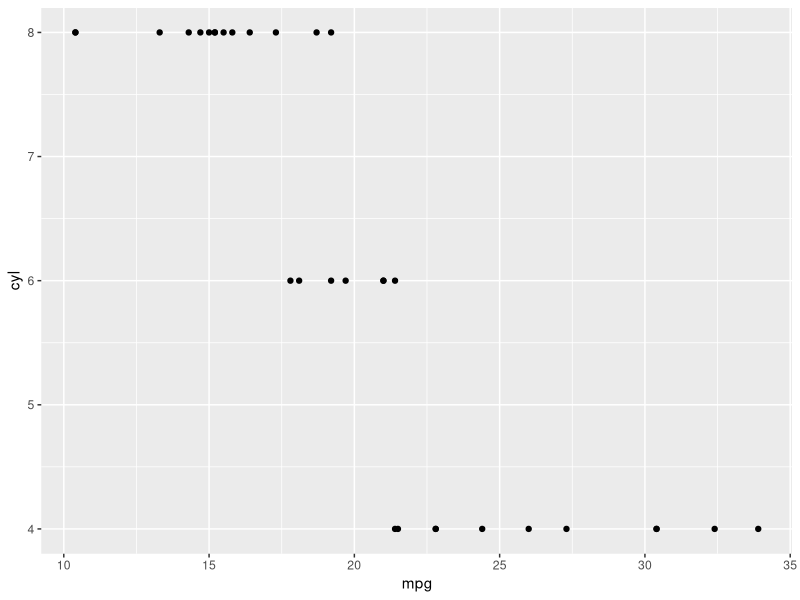
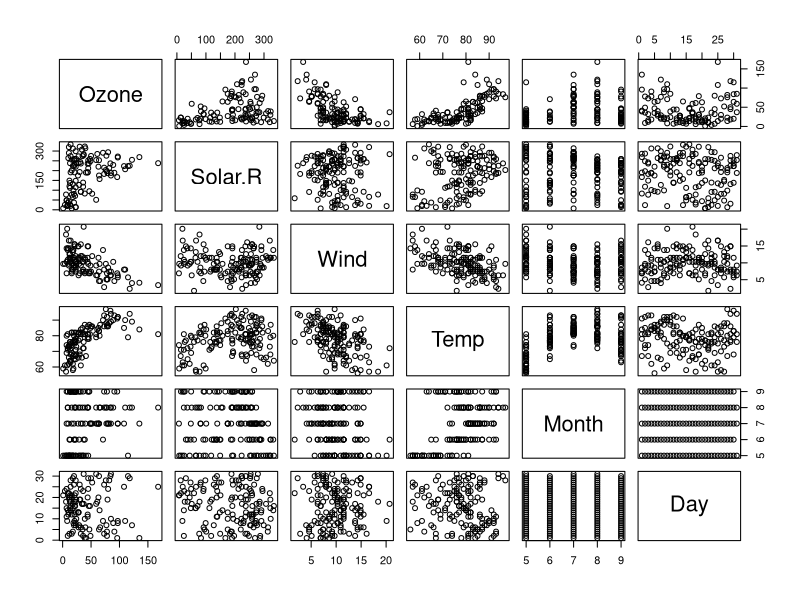

Here is the R script that generated these plots, in order:
## ---- chunk 1
knitr::opts_chunk$set(echo = TRUE)

library(tidyverse)
ggplot(mtcars , aes(x= mpg , y= cyl))+
  geom_point()

## ---- chunk 2
library(datasets)
data("airquality")
summary(airquality)
## ---- chunk 3
pairs(airquality)
## ---- chunk 4
fit <- lm(Ozone~ Solar.R + Wind+ Temp , data = airquality )
summary(fit)
